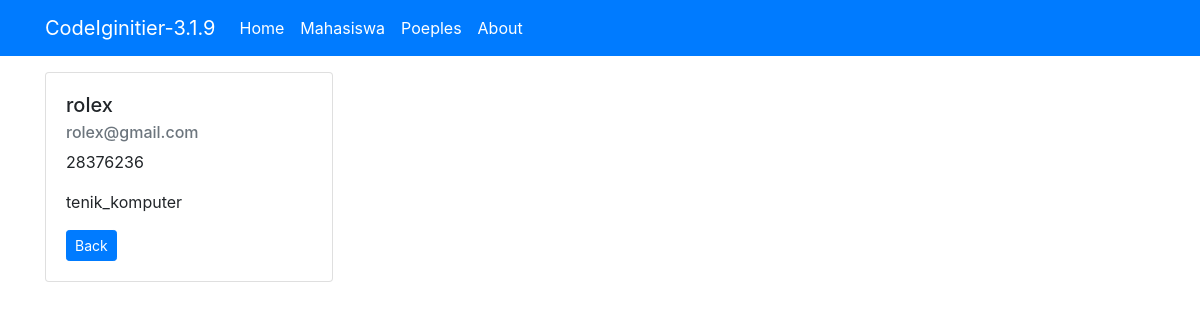
The app's page /mahasiswa/detail/30 with its own data.
### tables this page shows
CREATE TABLE `tb_kuliah` (
  `id` int(11) NOT NULL,
  `nama` varchar(100) NOT NULL,
  `nim` varchar(255) NOT NULL,
  `jurusan` varchar(255) NOT NULL,
  `email` varchar(255) NOT NULL
);

### application/controllers/Mahasiswa.php (called while the page is built, shortened)
<?php
class Mahasiswa extends CI_Controller
{
    public function __construct()
    {
        $this->load->model('Mahasiswa_model');
        $this->load->library('form_validation', 'session');
    }
    public function detail($id)
    {
        $data['title'] = 'detail mahasiswa';
        $data['detail'] = $this->Mahasiswa_model->detail($id);
        $this->load->view('template/header', $data);
        $this->load->view('mahasiswa/detail', $data);
        $this->load->view('template/footer');
    }
}

### index.php (called while the page is built, shortened)
<?php
require_once BASEPATH.'core/CodeIgniter.php';

### application/models/Mahasiswa_model.php (called while the page is built, shortened)
<?php
class Mahasiswa_model extends CI_Model
{
    public function detail($id)
    {
        return $this->db->get_where('tb_kuliah', ['id' => $id])->row_array();
    }
}

### application/views/mahasiswa/detail.php (the view)
<div class="container">
    <div class="row mt-3">
        <div class="col-sm-6">
            <div class="card" style="width: 18rem;">
                <div class="card-body">
                    <h5 class="card-title"><?= $detail['nama']; ?></h5>
                    <h6 class="card-subtitle mb-2 text-muted"><?= $detail['email']; ?></h6>
                    <p class="card-text"><?= $detail['nim'] ?></p>
                    <p class="card-text"><?= $detail['jurusan'] ?></p>
                    <a href="<?= base_url() ?>mahasiswa" class="btn btn-primary btn-sm">Back</a>
                </div>
            </div>
        </div>
    </div>
</div>

### records on screen
tb_kuliah: nama "rolex", email "rolex@gmail.com", nim "28376236", jurusan "tenik_komputer"
